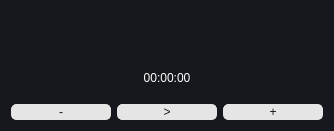
<?xml version="1.0" encoding="UTF-8"?>
<ui version="4.0">
 <class>Dialog</class>
 <widget class="QDialog" name="Dialog">
  <property name="geometry">
   <rect>
    <x>0</x>
    <y>0</y>
    <width>332</width>
    <height>131</height>
   </rect>
  </property>
  <property name="windowTitle">
   <string>Dialog</string>
  </property>
  <property name="styleSheet">
   <string notr="true">* {
	font: 63 20pt &quot;DejaVu Sans Mono&quot;;
	background-color: #17181d;
	color: #ffffff;
    margin: 0px;
}

QPushButton {
	font: 63 20pt &quot;DejaVu Sans Mono&quot;;
	background-color: #e5e5e5;
	border: 1px solid #e5e5e5;
	border-radius: 5px;
	color: #17181d;
}
QPushButton:hover {
    border-radius:5px;
	border: 1px solid #a0a0a0;
	background-color: #a0a0a0;
    color: 17181d;
}

QPushButton:disabled {
	border-radius:5px;
	border: 1px solid gray;
    background-color: gray;
    color: 17181d;
}

QPushButton:pressed {
    border-radius:5px;
	border: 1px solid #808080;
	background-color: #808080;
    color: 17181d;
}
</string>
  </property>
  <layout class="QVBoxLayout" name="verticalLayout">
   <item>
    <widget class="QLabel" name="prop_label">
     <property name="text">
      <string/>
     </property>
     <property name="alignment">
      <set>Qt::AlignCenter</set>
     </property>
    </widget>
   </item>
   <item>
    <widget class="QLabel" name="time_label">
     <property name="text">
      <string>00:00:00</string>
     </property>
     <property name="alignment">
      <set>Qt::AlignCenter</set>
     </property>
    </widget>
   </item>
   <item>
    <layout class="QHBoxLayout" name="horizontalLayout">
     <item>
      <widget class="QPushButton" name="minus_button">
       <property name="sizePolicy">
        <sizepolicy hsizetype="Minimum" vsizetype="Fixed">
         <horstretch>0</horstretch>
         <verstretch>0</verstretch>
        </sizepolicy>
       </property>
       <property name="minimumSize">
        <size>
         <width>100</width>
         <height>0</height>
        </size>
       </property>
       <property name="text">
        <string>-</string>
       </property>
      </widget>
     </item>
     <item>
      <widget class="QPushButton" name="play_pause_button">
       <property name="minimumSize">
        <size>
         <width>100</width>
         <height>0</height>
        </size>
       </property>
       <property name="text">
        <string>&gt;</string>
       </property>
      </widget>
     </item>
     <item>
      <widget class="QPushButton" name="plus_button">
       <property name="minimumSize">
        <size>
         <width>100</width>
         <height>0</height>
        </size>
       </property>
       <property name="text">
        <string>+</string>
       </property>
      </widget>
     </item>
    </layout>
   </item>
  </layout>
 </widget>
 <resources/>
 <connections/>
</ui>
